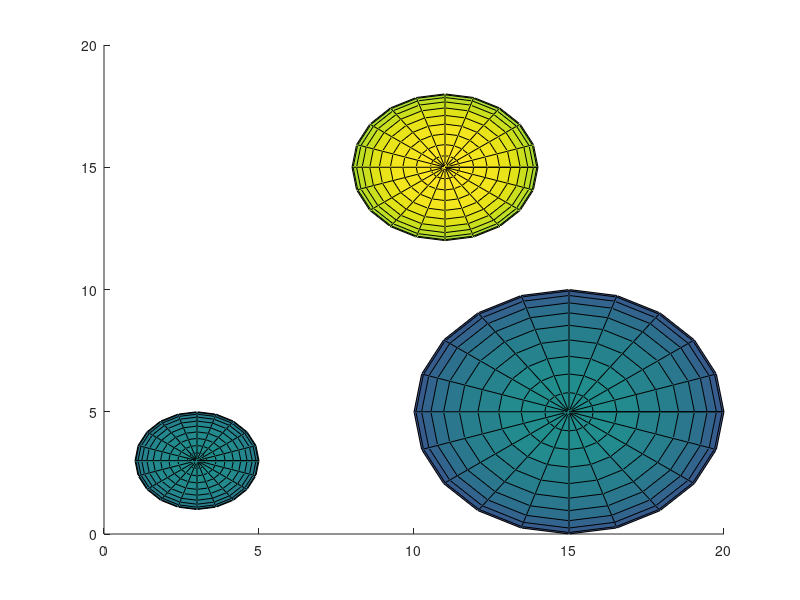

The MATLAB source for this figure: (Note: this script raises an error after producing the figure.)
clc
% clear

start = [2 2 -2];
goal = [20 20 20];

xf = linspace(-5, 22, 10);
yf = linspace(-5, 22, 10);
zf = linspace(-5, 22, 10);

% field = 

% attractive constant
attConst = 5;

% repulsive constant
repConst = 10;

%% Plot obstacles
%sphere center and radius
spC1 = [3 3 3];
r1 =2;

spC2 = [15 5 0];
r2 = 5;

spC3 = [11 15 12];
r3 = 3;

obsCenters = [spC1; spC2; spC3];
obsRadius = [r1, r2, r3];

[x, y, z] = sphere();
hold on
for i  = 1:size(obsCenters)
    cent = obsCenters(i, :);
    surf(x*obsRadius(i) + cent(1), y*obsRadius(i) + cent(2), z*obsRadius(i) + cent(3));

end

% plot start point
plot3(start(1), start(2), start(3), 'ko')

% plot goal
plot3(goal(1), goal(2), goal(3), 'R*')

pointField = [];
attPotential = [];
for i = xf
    for j = yf
       for k = zf
          pt = [i j k];
          pointField = [pointField; pt];
          attpot = att_components(attConst, pt, goal);
          attPotential = [attPotential; attpot];
       end
    end
end
% 
repPotential = zeros(size(pointField, 1), 3);
for i  = 1:size(obsCenters)
    cent = obsCenters(i, :)
    r = obsRadius(i)
    repField = [];
    for k = 1:size(pointField, 1)
        
        reppot = rep_components(repConst, pointField(k, :), cent, r);
        repField = [repField; reppot];
    end
    repPotential = repPotential + repField;
end

potential = attPotential + repPotential*10;
% potential = repPotential * 100;
% potential = repPotential*100;
potential = normalize(potential, 'range');

quiver3(pointField(:,1), pointField(:,2), pointField(:,3), potential(:, 1), potential(:, 2), potential(:, 3))
% quiver(pointField(:,1), pointField(:,2), potential(:, 1), potential(:, 2))
% 
% c = q.Color;
% q.Color = 'black';

%% Methods
% function to calculate distance between a sphere and a point 
function dist = dist2Sphere(pt, sphC, radius)
  dist = sqrt(sum((pt-sphC).^2))-radius;
end 

function dist = eucliDist(point, target)
    dist = sqrt(sum((point-target)^2));
end

function u_att = attractive_potetial(currPt, goal, attConst)
    u_att = 0.5 * attConst * sum((currPt - goal).^2);
end

function potential_components = att_components(attConst, currPt, goal)
    x_att = -attConst * (currPt(1) - goal(1));
    y_att = -attConst * (currPt(2) - goal(2));
    z_att = -attConst * (currPt(3) - goal(3));
    
    potential_components = [x_att y_att z_att];
end

function u_rep = repulsive_potential(x, y, z, obs, radius, repConst)
    u_rep = 0.5 * ((repConst * radius)/((x-obs(1))^2 + (y-obs(2))^2 + (z-obs(3)^2)));
end

% Repulsive forces
function potential_components = rep_components(repConst, currPt, obs, radius)
   syms x y z
%    u_rep = 0.5 * ((repConst * radius)/((x-obs(1))^2 + (y-obs(2))^2 + (z-obs(3))^2));
   u_rep = 0.5 *  ((repConst)/((x-obs(1))^2 + (y-obs(2))^2 + (z-obs(3))^2));
   x_rep = -radius^2 *diff(u_rep, x);
   y_rep = -radius^2 *diff(u_rep, y);
   z_rep = -radius^2 *diff(u_rep, z);
   
   x = currPt(1);
   y = currPt(2);
   z = currPt(3);
   
   if currPt == obs
      potential_components = [0 0 0];
   else
      potential_components = [double(subs(x_rep)) double(subs(y_rep)) double(subs(z_rep))]; 
   end
end
